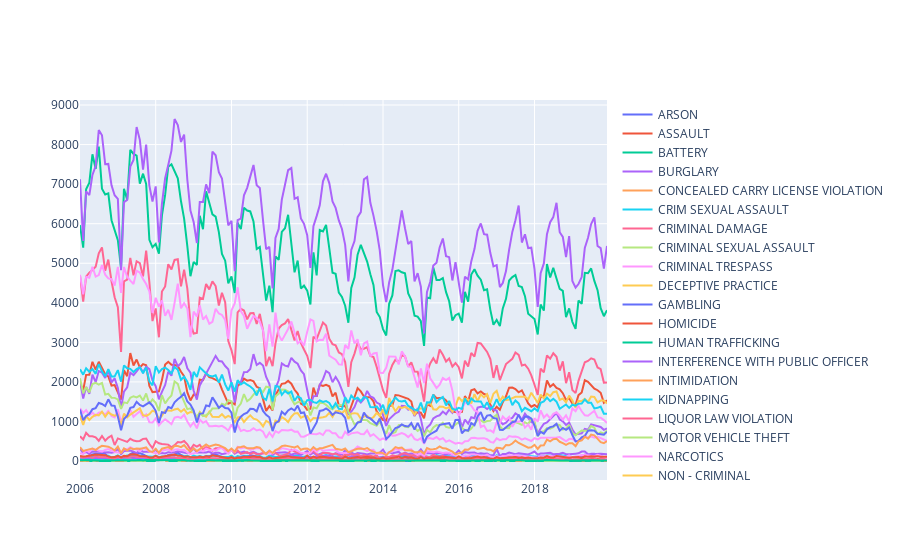

The notebook cell saved with this chart:
### Code cell
fig.show()

### Figure 1 — Plotly figure (JSON) as saved in the notebook; plotly's stock layout.template omitted (floating-point values rounded to 4 significant figures; data arrays with more than 128 entries replaced by an {"elided": "..."} marker saying what was removed)
{"data": [{"name": "ARSON", "type": "scatter", "x": {"elided": "168 str values"}, "y": {"elided": "168 int values"}}, {"name": "ASSAULT", "type": "scatter", "x": {"elided": "168 str values"}, "y": {"elided": "168 int values"}}, {"name": "BATTERY", "type": "scatter", "x": {"elided": "168 str values"}, "y": {"elided": "168 int values"}}, {"name": "BURGLARY", "type": "scatter", "x": {"elided": "168 str values"}, "y": {"elided": "168 int values"}}, {"name": "CONCEALED CARRY LICENSE VIOLATION", "type": "scatter", "x": {"elided": "168 str values"}, "y": {"elided": "168 int values"}}, {"name": "CRIM SEXUAL ASSAULT", "type": "scatter", "x": {"elided": "168 str values"}, "y": {"elided": "168 int values"}}, {"name": "CRIMINAL DAMAGE", "type": "scatter", "x": {"elided": "168 str values"}, "y": {"elided": "168 int values"}}, {"name": "CRIMINAL SEXUAL ASSAULT", "type": "scatter", "x": {"elided": "168 str values"}, "y": {"elided": "168 int values"}}, {"name": "CRIMINAL TRESPASS", "type": "scatter", "x": {"elided": "168 str values"}, "y": {"elided": "168 int values"}}, {"name": "DECEPTIVE PRACTICE", "type": "scatter", "x": {"elided": "168 str values"}, "y": {"elided": "168 int values"}}, {"name": "GAMBLING", "type": "scatter", "x": {"elided": "168 str values"}, "y": {"elided": "168 int values"}}, {"name": "HOMICIDE", "type": "scatter", "x": {"elided": "168 str values"}, "y": {"elided": "168 int values"}}, {"name": "HUMAN TRAFFICKING", "type": "scatter", "x": {"elided": "168 str values"}, "y": {"elided": "168 int values"}}, {"name": "INTERFERENCE WITH PUBLIC OFFICER", "type": "scatter", "x": {"elided": "168 str values"}, "y": {"elided": "168 int values"}}, {"name": "INTIMIDATION", "type": "scatter", "x": {"elided": "168 str values"}, "y": {"elided": "168 int values"}}, {"name": "KIDNAPPING", "type": "scatter", "x": {"elided": "168 str values"}, "y": {"elided": "168 int values"}}, {"name": "LIQUOR LAW VIOLATION", "type": "scatter", "x": {"elided": "168 str values"}, "y": {"elided": "168 int values"}}, {"name": "MOTOR VEHICLE THEFT", "type": "scatter", "x": {"elided": "168 str values"}, "y": {"elided": "168 int values"}}, {"name": "NARCOTICS", "type": "scatter", "x": {"elided": "168 str values"}, "y": {"elided": "168 int values"}}, {"name": "NON - CRIMINAL", "type": "scatter", "x": {"elided": "168 str values"}, "y": {"elided": "168 int values"}}, {"name": "NON-CRIMINAL", "type": "scatter", "x": {"elided": "168 str values"}, "y": {"elided": "168 int values"}}, {"name": "NON-CRIMINAL (SUBJECT SPECIFIED)", "type": "scatter", "x": {"elided": "168 str values"}, "y": {"elided": "168 int values"}}, {"name": "OBSCENITY", "type": "scatter", "x": {"elided": "168 str values"}, "y": {"elided": "168 int values"}}, {"name": "OFFENSE INVOLVING CHILDREN", "type": "scatter", "x": {"elided": "168 str values"}, "y": {"elided": "168 int values"}}, {"name": "OTHER NARCOTIC VIOLATION", "type": "scatter", "x": {"elided": "168 str values"}, "y": {"elided": "168 int values"}}, {"name": "OTHER OFFENSE", "type": "scatter", "x": {"elided": "168 str values"}, "y": {"elided": "168 int values"}}, {"name": "PROSTITUTION", "type": "scatter", "x": {"elided": "168 str values"}, "y": {"elided": "168 int values"}}, {"name": "PUBLIC INDECENCY", "type": "scatter", "x": {"elided": "168 str values"}, "y": {"elided": "168 int values"}}, {"name": "PUBLIC PEACE VIOLATION", "type": "scatter", "x": {"elided": "168 str values"}, "y": {"elided": "168 int values"}}, {"name": "RITUALISM", "type": "scatter", "x": {"elided": "168 str values"}, "y": {"elided": "168 int values"}}, {"name": "ROBBERY", "type": "scatter", "x": {"elided": "168 str values"}, "y": {"elided": "168 int values"}}, {"name": "SEX OFFENSE", "type": "scatter", "x": {"elided": "168 str values"}, "y": {"elided": "168 int values"}}, {"name": "STALKING", "type": "scatter", "x": {"elided": "168 str values"}, "y": {"elided": "168 int values"}}, {"name": "THEFT", "type": "scatter", "x": {"elided": "168 str values"}, "y": {"elided": "168 int values"}}, {"name": "WEAPONS VIOLATION", "type": "scatter", "x": {"elided": "168 str values"}, "y": {"elided": "168 int values"}}], "layout": {}}
